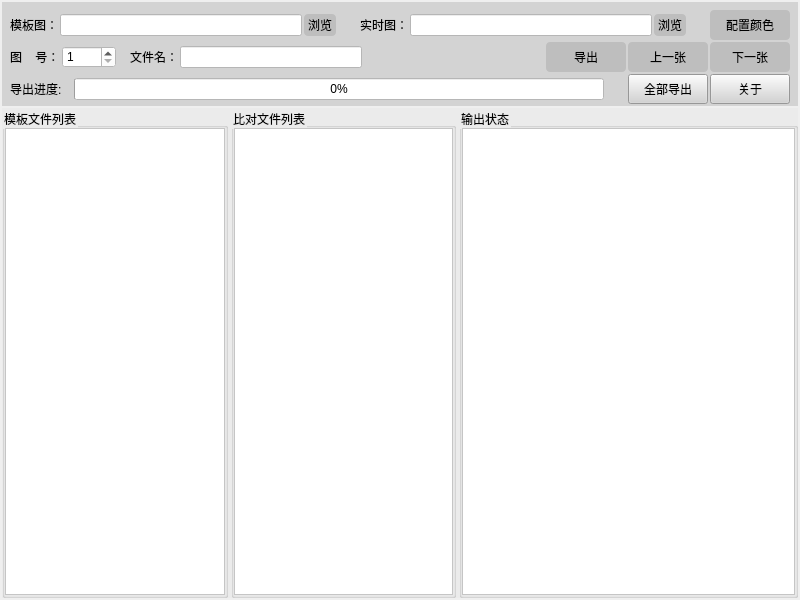
<?xml version="1.0" encoding="UTF-8"?>
<ui version="4.0">
 <class>BatchComparison</class>
 <widget class="QMainWindow" name="BatchComparison">
  <property name="geometry">
   <rect>
    <x>0</x>
    <y>0</y>
    <width>800</width>
    <height>600</height>
   </rect>
  </property>
  <property name="windowTitle">
   <string>批量比对工具</string>
  </property>
  <property name="styleSheet">
   <string notr="true"/>
  </property>
  <widget class="QWidget" name="centralwidget">
   <layout class="QGridLayout" name="gridLayout">
    <property name="leftMargin">
     <number>2</number>
    </property>
    <property name="topMargin">
     <number>2</number>
    </property>
    <property name="rightMargin">
     <number>2</number>
    </property>
    <property name="bottomMargin">
     <number>2</number>
    </property>
    <property name="spacing">
     <number>2</number>
    </property>
    <item row="0" column="0">
     <widget class="QWidget" name="widget_config" native="true">
      <property name="styleSheet">
       <string notr="true">background-color: rgb(211, 211, 211);</string>
      </property>
      <layout class="QVBoxLayout" name="verticalLayout">
       <property name="spacing">
        <number>2</number>
       </property>
       <property name="leftMargin">
        <number>2</number>
       </property>
       <property name="topMargin">
        <number>2</number>
       </property>
       <property name="rightMargin">
        <number>2</number>
       </property>
       <property name="bottomMargin">
        <number>2</number>
       </property>
       <item>
        <layout class="QHBoxLayout" name="horizontalLayout">
         <property name="leftMargin">
          <number>6</number>
         </property>
         <property name="topMargin">
          <number>6</number>
         </property>
         <property name="rightMargin">
          <number>6</number>
         </property>
         <item>
          <widget class="QLabel" name="label_5">
           <property name="font">
            <font>
             <pointsize>9</pointsize>
            </font>
           </property>
           <property name="text">
            <string>模板图：</string>
           </property>
          </widget>
         </item>
         <item>
          <widget class="QLineEdit" name="mouldImageFilePath">
           <property name="enabled">
            <bool>true</bool>
           </property>
           <property name="minimumSize">
            <size>
             <width>60</width>
             <height>0</height>
            </size>
           </property>
           <property name="font">
            <font>
             <pointsize>9</pointsize>
            </font>
           </property>
           <property name="layoutDirection">
            <enum>Qt::RightToLeft</enum>
           </property>
           <property name="styleSheet">
            <string notr="true">background-color: rgb(255, 255, 255);</string>
           </property>
           <property name="text">
            <string/>
           </property>
          </widget>
         </item>
         <item>
          <widget class="QPushButton" name="getMouldImageFile">
           <property name="maximumSize">
            <size>
             <width>40</width>
             <height>16777215</height>
            </size>
           </property>
           <property name="font">
            <font>
             <pointsize>9</pointsize>
            </font>
           </property>
           <property name="styleSheet">
            <string notr="true">QPushButton
{
	border-radius:4px;
	padding:2px 4px;
	background-color: rgb(190, 190, 190);
}

QPushButton:hover{background-color:rgb(180,180,180)}</string>
           </property>
           <property name="text">
            <string>浏览</string>
           </property>
          </widget>
         </item>
         <item>
          <widget class="QLabel" name="label_58">
           <property name="sizePolicy">
            <sizepolicy hsizetype="Fixed" vsizetype="Preferred">
             <horstretch>0</horstretch>
             <verstretch>0</verstretch>
            </sizepolicy>
           </property>
           <property name="minimumSize">
            <size>
             <width>20</width>
             <height>0</height>
            </size>
           </property>
           <property name="maximumSize">
            <size>
             <width>20</width>
             <height>16777215</height>
            </size>
           </property>
           <property name="font">
            <font>
             <pointsize>9</pointsize>
            </font>
           </property>
           <property name="text">
            <string/>
           </property>
          </widget>
         </item>
         <item>
          <widget class="QLabel" name="label_6">
           <property name="font">
            <font>
             <pointsize>9</pointsize>
            </font>
           </property>
           <property name="text">
            <string>实时图：</string>
           </property>
          </widget>
         </item>
         <item>
          <widget class="QLineEdit" name="comparisonFilePath">
           <property name="minimumSize">
            <size>
             <width>60</width>
             <height>0</height>
            </size>
           </property>
           <property name="font">
            <font>
             <pointsize>9</pointsize>
            </font>
           </property>
           <property name="layoutDirection">
            <enum>Qt::RightToLeft</enum>
           </property>
           <property name="styleSheet">
            <string notr="true">background-color: rgb(255, 255, 255);</string>
           </property>
           <property name="text">
            <string/>
           </property>
          </widget>
         </item>
         <item>
          <widget class="QPushButton" name="getComparisonFile">
           <property name="maximumSize">
            <size>
             <width>40</width>
             <height>16777215</height>
            </size>
           </property>
           <property name="font">
            <font>
             <pointsize>9</pointsize>
            </font>
           </property>
           <property name="styleSheet">
            <string notr="true">QPushButton
{
	border-radius:4px;
	padding:2px 4px;
	background-color: rgb(190, 190, 190);
}

QPushButton:hover{background-color:rgb(180,180,180)}</string>
           </property>
           <property name="text">
            <string>浏览</string>
           </property>
          </widget>
         </item>
         <item>
          <widget class="QLabel" name="label_59">
           <property name="sizePolicy">
            <sizepolicy hsizetype="Fixed" vsizetype="Preferred">
             <horstretch>0</horstretch>
             <verstretch>0</verstretch>
            </sizepolicy>
           </property>
           <property name="minimumSize">
            <size>
             <width>20</width>
             <height>0</height>
            </size>
           </property>
           <property name="maximumSize">
            <size>
             <width>20</width>
             <height>16777215</height>
            </size>
           </property>
           <property name="font">
            <font>
             <pointsize>9</pointsize>
            </font>
           </property>
           <property name="text">
            <string/>
           </property>
          </widget>
         </item>
         <item>
          <widget class="QPushButton" name="colorPalette">
           <property name="sizePolicy">
            <sizepolicy hsizetype="Expanding" vsizetype="Fixed">
             <horstretch>0</horstretch>
             <verstretch>0</verstretch>
            </sizepolicy>
           </property>
           <property name="minimumSize">
            <size>
             <width>0</width>
             <height>30</height>
            </size>
           </property>
           <property name="maximumSize">
            <size>
             <width>80</width>
             <height>30</height>
            </size>
           </property>
           <property name="font">
            <font>
             <pointsize>9</pointsize>
            </font>
           </property>
           <property name="styleSheet">
            <string notr="true">QPushButton
{
	border-radius:4px;
	padding:2px 4px;
	background-color: rgb(190, 190, 190);
}

QPushButton:hover{background-color:rgb(180,180,180)}</string>
           </property>
           <property name="text">
            <string>配置颜色</string>
           </property>
          </widget>
         </item>
        </layout>
       </item>
       <item>
        <layout class="QHBoxLayout" name="horizontalLayout_2">
         <property name="leftMargin">
          <number>6</number>
         </property>
         <property name="rightMargin">
          <number>6</number>
         </property>
         <item>
          <widget class="QLabel" name="label_57">
           <property name="sizePolicy">
            <sizepolicy hsizetype="Fixed" vsizetype="Preferred">
             <horstretch>0</horstretch>
             <verstretch>0</verstretch>
            </sizepolicy>
           </property>
           <property name="font">
            <font>
             <pointsize>9</pointsize>
            </font>
           </property>
           <property name="text">
            <string>图    号：</string>
           </property>
          </widget>
         </item>
         <item>
          <widget class="QSpinBox" name="imageNumber">
           <property name="font">
            <font>
             <pointsize>9</pointsize>
            </font>
           </property>
           <property name="styleSheet">
            <string notr="true">background-color: rgb(255, 255, 255);</string>
           </property>
           <property name="minimum">
            <number>1</number>
           </property>
           <property name="maximum">
            <number>1000</number>
           </property>
           <property name="singleStep">
            <number>1</number>
           </property>
           <property name="value">
            <number>1</number>
           </property>
          </widget>
         </item>
         <item>
          <widget class="QLabel" name="label_60">
           <property name="sizePolicy">
            <sizepolicy hsizetype="Fixed" vsizetype="Preferred">
             <horstretch>0</horstretch>
             <verstretch>0</verstretch>
            </sizepolicy>
           </property>
           <property name="minimumSize">
            <size>
             <width>10</width>
             <height>0</height>
            </size>
           </property>
           <property name="maximumSize">
            <size>
             <width>10</width>
             <height>16777215</height>
            </size>
           </property>
           <property name="font">
            <font>
             <pointsize>9</pointsize>
            </font>
           </property>
           <property name="text">
            <string/>
           </property>
          </widget>
         </item>
         <item>
          <widget class="QLabel" name="label_7">
           <property name="font">
            <font>
             <pointsize>9</pointsize>
            </font>
           </property>
           <property name="text">
            <string>文件名：</string>
           </property>
          </widget>
         </item>
         <item>
          <widget class="QLineEdit" name="imageFileName">
           <property name="enabled">
            <bool>false</bool>
           </property>
           <property name="minimumSize">
            <size>
             <width>60</width>
             <height>0</height>
            </size>
           </property>
           <property name="font">
            <font>
             <pointsize>9</pointsize>
            </font>
           </property>
           <property name="layoutDirection">
            <enum>Qt::RightToLeft</enum>
           </property>
           <property name="styleSheet">
            <string notr="true">background-color: rgb(255, 255, 255);</string>
           </property>
           <property name="text">
            <string/>
           </property>
          </widget>
         </item>
         <item>
          <spacer name="horizontalSpacer">
           <property name="orientation">
            <enum>Qt::Horizontal</enum>
           </property>
           <property name="sizeHint" stdset="0">
            <size>
             <width>40</width>
             <height>20</height>
            </size>
           </property>
          </spacer>
         </item>
         <item>
          <widget class="QPushButton" name="exportImage">
           <property name="sizePolicy">
            <sizepolicy hsizetype="Expanding" vsizetype="Fixed">
             <horstretch>0</horstretch>
             <verstretch>0</verstretch>
            </sizepolicy>
           </property>
           <property name="minimumSize">
            <size>
             <width>0</width>
             <height>30</height>
            </size>
           </property>
           <property name="maximumSize">
            <size>
             <width>80</width>
             <height>30</height>
            </size>
           </property>
           <property name="font">
            <font>
             <pointsize>9</pointsize>
            </font>
           </property>
           <property name="styleSheet">
            <string notr="true">QPushButton
{
	border-radius:4px;
	padding:2px 4px;
	background-color: rgb(190, 190, 190);
}

QPushButton:hover{background-color:rgb(180,180,180)}</string>
           </property>
           <property name="text">
            <string>导出</string>
           </property>
          </widget>
         </item>
         <item>
          <widget class="QPushButton" name="previous">
           <property name="sizePolicy">
            <sizepolicy hsizetype="Expanding" vsizetype="Fixed">
             <horstretch>0</horstretch>
             <verstretch>0</verstretch>
            </sizepolicy>
           </property>
           <property name="minimumSize">
            <size>
             <width>0</width>
             <height>30</height>
            </size>
           </property>
           <property name="maximumSize">
            <size>
             <width>80</width>
             <height>30</height>
            </size>
           </property>
           <property name="font">
            <font>
             <pointsize>9</pointsize>
            </font>
           </property>
           <property name="styleSheet">
            <string notr="true">QPushButton
{
	border-radius:4px;
	padding:2px 4px;
	background-color: rgb(190, 190, 190);
}

QPushButton:hover{background-color:rgb(180,180,180)}</string>
           </property>
           <property name="text">
            <string>上一张</string>
           </property>
          </widget>
         </item>
         <item>
          <widget class="QPushButton" name="next">
           <property name="sizePolicy">
            <sizepolicy hsizetype="Expanding" vsizetype="Fixed">
             <horstretch>0</horstretch>
             <verstretch>0</verstretch>
            </sizepolicy>
           </property>
           <property name="minimumSize">
            <size>
             <width>0</width>
             <height>30</height>
            </size>
           </property>
           <property name="maximumSize">
            <size>
             <width>80</width>
             <height>30</height>
            </size>
           </property>
           <property name="font">
            <font>
             <pointsize>9</pointsize>
            </font>
           </property>
           <property name="styleSheet">
            <string notr="true">QPushButton
{
	border-radius:4px;
	padding:2px 4px;
	background-color: rgb(190, 190, 190);
}

QPushButton:hover{background-color:rgb(180,180,180)}</string>
           </property>
           <property name="text">
            <string>下一张</string>
           </property>
          </widget>
         </item>
        </layout>
       </item>
       <item>
        <layout class="QHBoxLayout" name="horizontalLayout_4">
         <property name="leftMargin">
          <number>6</number>
         </property>
         <property name="rightMargin">
          <number>6</number>
         </property>
         <item>
          <widget class="QLabel" name="label">
           <property name="font">
            <font>
             <pointsize>9</pointsize>
            </font>
           </property>
           <property name="text">
            <string>导出进度:   </string>
           </property>
          </widget>
         </item>
         <item>
          <widget class="QProgressBar" name="progressBar">
           <property name="font">
            <font>
             <pointsize>9</pointsize>
            </font>
           </property>
           <property name="styleSheet">
            <string notr="true">background-color: rgb(255, 255, 255);</string>
           </property>
           <property name="value">
            <number>0</number>
           </property>
          </widget>
         </item>
         <item>
          <widget class="QLabel" name="label_61">
           <property name="sizePolicy">
            <sizepolicy hsizetype="Fixed" vsizetype="Preferred">
             <horstretch>0</horstretch>
             <verstretch>0</verstretch>
            </sizepolicy>
           </property>
           <property name="minimumSize">
            <size>
             <width>20</width>
             <height>0</height>
            </size>
           </property>
           <property name="maximumSize">
            <size>
             <width>20</width>
             <height>16777215</height>
            </size>
           </property>
           <property name="font">
            <font>
             <pointsize>9</pointsize>
            </font>
           </property>
           <property name="text">
            <string/>
           </property>
          </widget>
         </item>
         <item>
          <widget class="QPushButton" name="exportAllImage">
           <property name="sizePolicy">
            <sizepolicy hsizetype="Expanding" vsizetype="Fixed">
             <horstretch>0</horstretch>
             <verstretch>0</verstretch>
            </sizepolicy>
           </property>
           <property name="minimumSize">
            <size>
             <width>0</width>
             <height>30</height>
            </size>
           </property>
           <property name="maximumSize">
            <size>
             <width>80</width>
             <height>30</height>
            </size>
           </property>
           <property name="font">
            <font>
             <pointsize>9</pointsize>
            </font>
           </property>
           <property name="styleSheet">
            <string notr="true">QPushButton
{
	border-radius:4px;
	padding:2px 4px;
	background-color: rgb(190, 190, 190);
}

QPushButton:hover{background-color:rgb(180,180,180)}background-color: rgb(255, 255, 255);</string>
           </property>
           <property name="text">
            <string>全部导出</string>
           </property>
          </widget>
         </item>
         <item>
          <widget class="QPushButton" name="aboutBtn">
           <property name="sizePolicy">
            <sizepolicy hsizetype="Expanding" vsizetype="Fixed">
             <horstretch>0</horstretch>
             <verstretch>0</verstretch>
            </sizepolicy>
           </property>
           <property name="minimumSize">
            <size>
             <width>0</width>
             <height>30</height>
            </size>
           </property>
           <property name="maximumSize">
            <size>
             <width>80</width>
             <height>30</height>
            </size>
           </property>
           <property name="font">
            <font>
             <pointsize>9</pointsize>
            </font>
           </property>
           <property name="styleSheet">
            <string notr="true">QPushButton
{
	border-radius:4px;
	padding:2px 4px;
	background-color: rgb(190, 190, 190);
}

QPushButton:hover{background-color:rgb(180,180,180)}background-color: rgb(255, 255, 255);</string>
           </property>
           <property name="text">
            <string>关于</string>
           </property>
          </widget>
         </item>
        </layout>
       </item>
      </layout>
     </widget>
    </item>
    <item row="1" column="0">
     <widget class="QWidget" name="widget_showInfo" native="true">
      <property name="styleSheet">
       <string notr="true">background-color: rgb(235, 235, 235);</string>
      </property>
      <layout class="QHBoxLayout" name="horizontalLayout_3" stretch="2,2,3">
       <property name="spacing">
        <number>3</number>
       </property>
       <property name="leftMargin">
        <number>0</number>
       </property>
       <property name="topMargin">
        <number>0</number>
       </property>
       <property name="rightMargin">
        <number>0</number>
       </property>
       <property name="bottomMargin">
        <number>0</number>
       </property>
       <item>
        <widget class="QGroupBox" name="groupBox">
         <property name="font">
          <font>
           <pointsize>9</pointsize>
          </font>
         </property>
         <property name="title">
          <string>模板文件列表</string>
         </property>
         <layout class="QGridLayout" name="gridLayout_2">
          <property name="leftMargin">
           <number>0</number>
          </property>
          <property name="topMargin">
           <number>0</number>
          </property>
          <property name="rightMargin">
           <number>0</number>
          </property>
          <property name="bottomMargin">
           <number>0</number>
          </property>
          <property name="horizontalSpacing">
           <number>0</number>
          </property>
          <item row="0" column="0">
           <widget class="QTextEdit" name="mouldFileinfo">
            <property name="font">
             <font>
              <pointsize>9</pointsize>
             </font>
            </property>
            <property name="styleSheet">
             <string notr="true">background-color: rgb(255, 255, 255);</string>
            </property>
           </widget>
          </item>
         </layout>
        </widget>
       </item>
       <item>
        <widget class="QGroupBox" name="groupBox_2">
         <property name="font">
          <font>
           <pointsize>9</pointsize>
          </font>
         </property>
         <property name="title">
          <string>比对文件列表</string>
         </property>
         <layout class="QGridLayout" name="gridLayout_6">
          <property name="leftMargin">
           <number>0</number>
          </property>
          <property name="topMargin">
           <number>0</number>
          </property>
          <property name="rightMargin">
           <number>0</number>
          </property>
          <property name="bottomMargin">
           <number>0</number>
          </property>
          <property name="horizontalSpacing">
           <number>0</number>
          </property>
          <item row="0" column="0">
           <widget class="QTextEdit" name="comparisonFileinfo">
            <property name="font">
             <font>
              <pointsize>9</pointsize>
             </font>
            </property>
            <property name="styleSheet">
             <string notr="true">background-color: rgb(255, 255, 255);</string>
            </property>
           </widget>
          </item>
         </layout>
        </widget>
       </item>
       <item>
        <widget class="QGroupBox" name="groupBox_3">
         <property name="font">
          <font>
           <pointsize>9</pointsize>
          </font>
         </property>
         <property name="title">
          <string>输出状态</string>
         </property>
         <layout class="QGridLayout" name="gridLayout_4">
          <property name="leftMargin">
           <number>0</number>
          </property>
          <property name="topMargin">
           <number>0</number>
          </property>
          <property name="rightMargin">
           <number>0</number>
          </property>
          <property name="bottomMargin">
           <number>0</number>
          </property>
          <property name="horizontalSpacing">
           <number>0</number>
          </property>
          <item row="0" column="0">
           <widget class="QTextEdit" name="saveFileinfo">
            <property name="font">
             <font>
              <pointsize>9</pointsize>
             </font>
            </property>
            <property name="styleSheet">
             <string notr="true">background-color: rgb(255, 255, 255);</string>
            </property>
           </widget>
          </item>
         </layout>
        </widget>
       </item>
      </layout>
     </widget>
    </item>
   </layout>
  </widget>
 </widget>
 <resources/>
 <connections/>
</ui>
